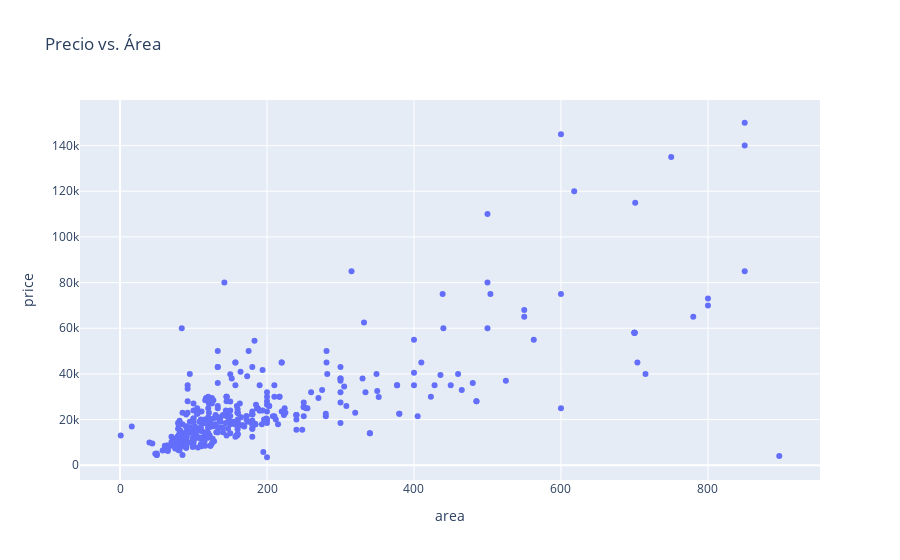

Here is the notebook cell this chart was saved with:
### Code cell
fig = px.scatter(df, x="area", y="price", title="Precio vs. Área")
fig.show()

### Figure 1 — Plotly figure (JSON) as saved in the notebook; plotly's stock layout.template omitted (floating-point values rounded to 4 significant figures; data arrays with more than 128 entries replaced by an {"elided": "..."} marker saying what was removed)
{"data": [{"hovertemplate": "area=%{x}<br>price=%{y}<extra></extra>", "legendgroup": "", "marker": {"color": "#636efa", "symbol": "circle"}, "mode": "markers", "name": "", "orientation": "v", "showlegend": false, "type": "scatter", "x": {"elided": "418 float values"}, "xaxis": "x", "y": {"elided": "418 float values"}, "yaxis": "y"}], "layout": {"legend": {"tracegroupgap": 0}, "title": {"text": "Precio vs. Área"}, "xaxis": {"anchor": "y", "domain": [0, 1], "title": {"text": "area"}}, "yaxis": {"anchor": "x", "domain": [0, 1], "title": {"text": "price"}}}}
